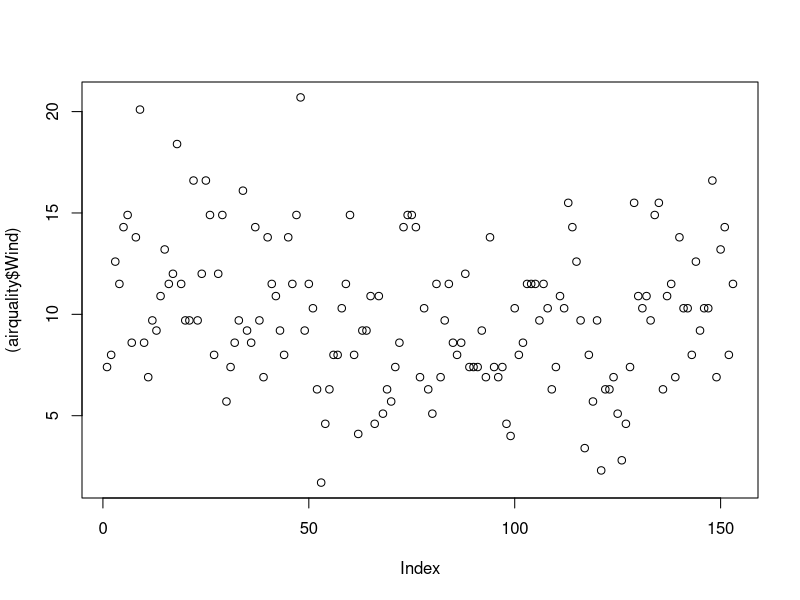
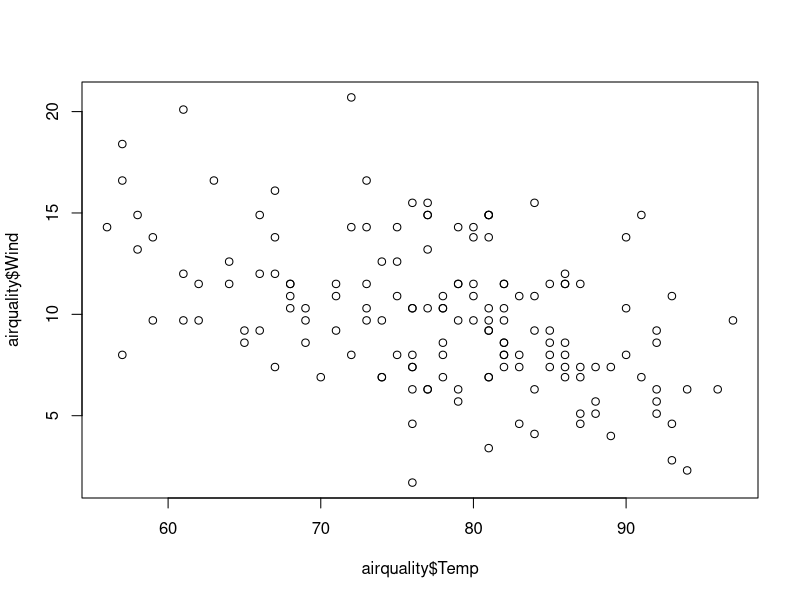
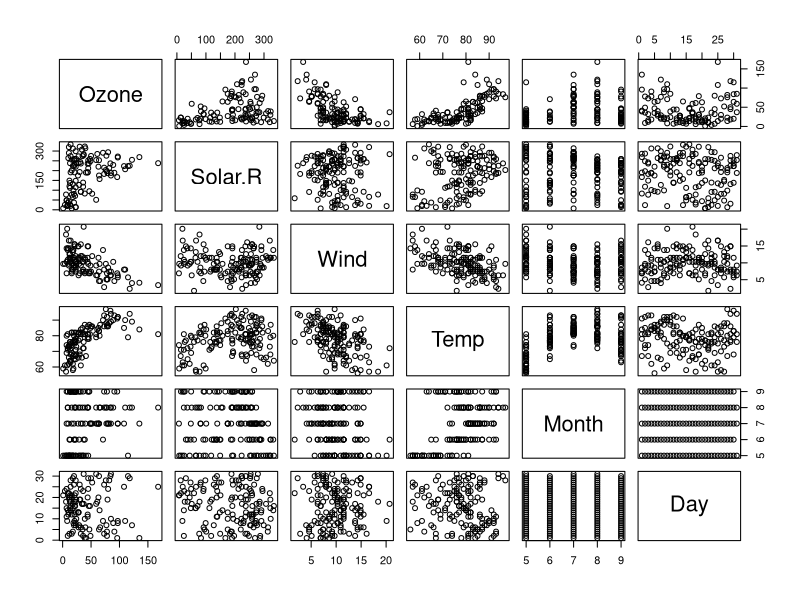
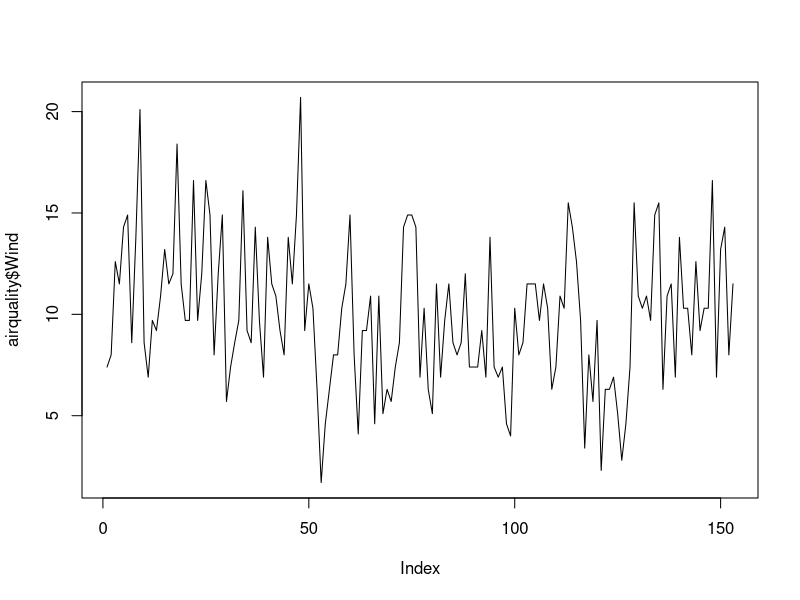
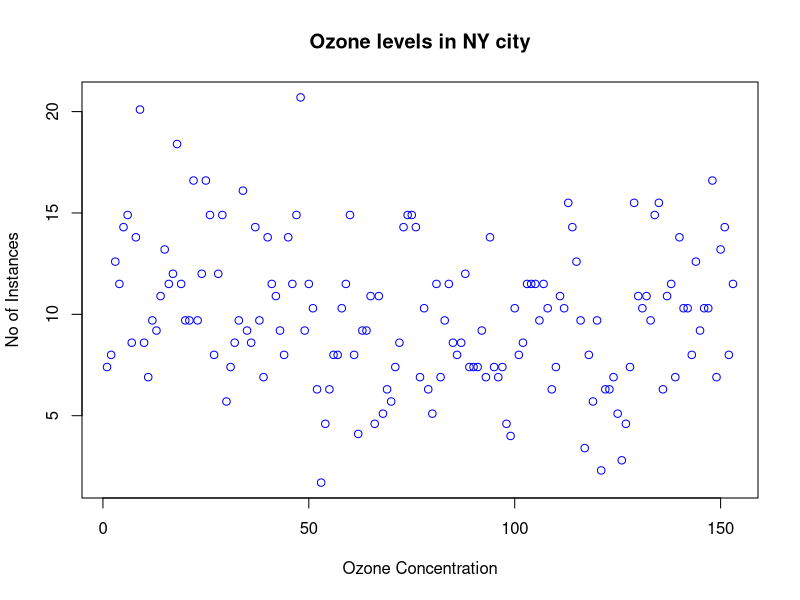
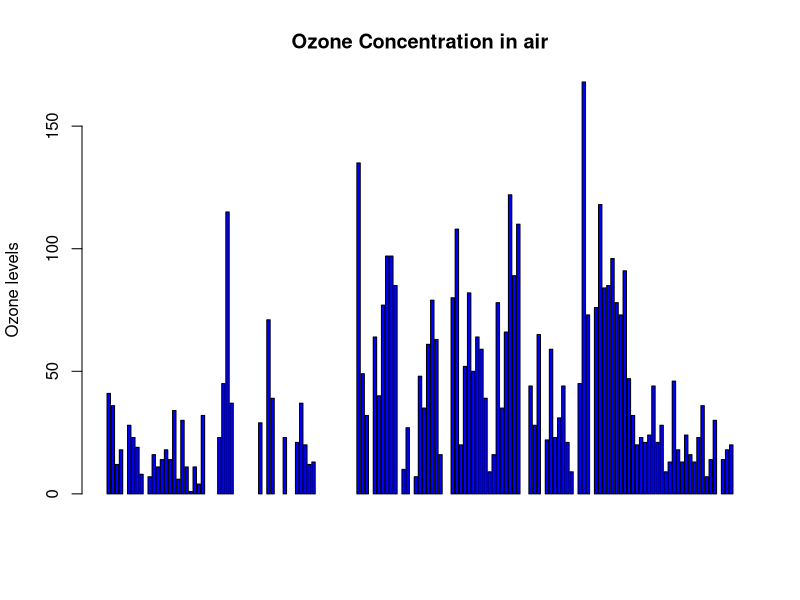
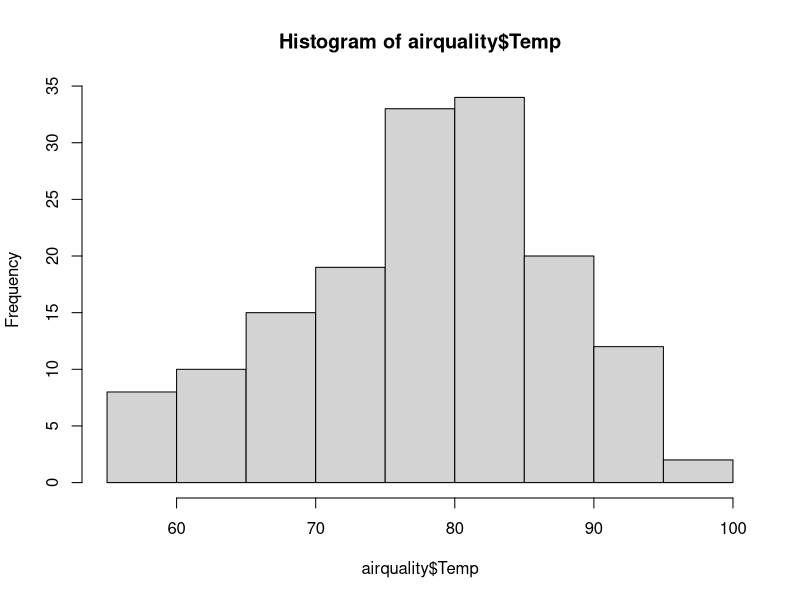
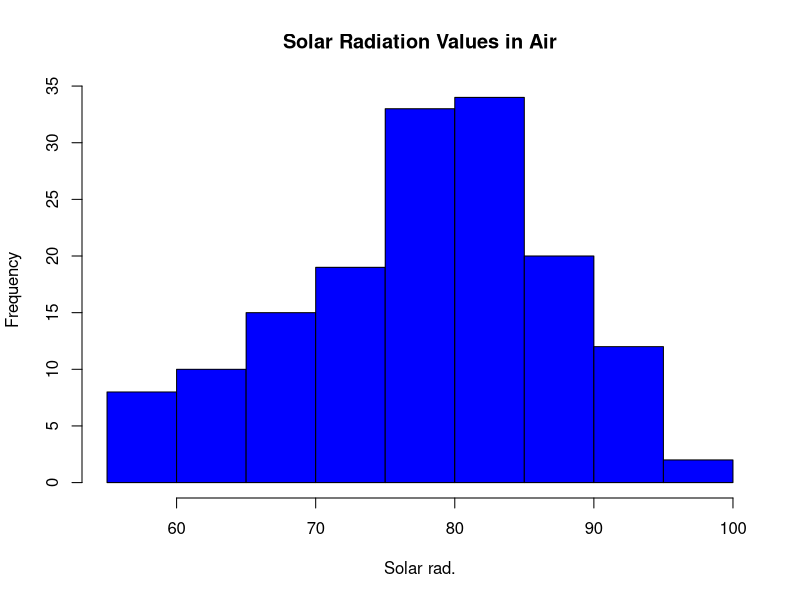

Write R code to recreate these figures, in order.


airquality <- datasets::airquality

###Top 10 rows and last 10 rows
head(airquality, 10)
tail(airquality, 10)



###(Slicing operation)Columns
airquality[, c(1, 2)]     

df <- airquality[, -6]    #Deletes the 6th column
df

airquality$Temp           #Accessing column values in the data


#Summary of the data

summary(airquality$Ozone)   #Summary of the column

summary(airquality)         #Summary for the whole data


###(Plot)Visualization
plot((airquality$Wind))

plot(airquality$Temp, airquality$Wind, type = "p")  #Gives Scatter Plot 
#Conclusion as temp goes up wind is going down 

plot(airquality)

#Points and lines
plot(airquality$Wind, type = "l")    #p:points, l:lines, b:both

plot(airquality$Wind, xlab = 'Ozone Concentration', 
     ylab = 'No of Instances', main = 'Ozone levels in NY city',
     col = 'blue')

###Horizontal bar plot
barplot(airquality$Ozone, main = 'Ozone Concentration in air',
        ylab = 'Ozone levels', col = 'blue', horiz = F, axes = T)


###Histogram
hist(airquality$Temp)
hist(airquality$Temp, main = 'Solar Radiation Values in Air',
     xlab = 'Solar rad.', col = 'blue')

###Single box plot
boxplot(airquality$Wind,main="Boxplot")
boxplot.stats(airquality$Wind)$out          #Gives the outlier values


### Multiple box plots
boxplot(airquality[,1:4],main='Multiple')


###margin of the grid(mar), 
###no of rows and columns(mfrow), 
###whether a border is to be included(bty) 
###and position of the 
###labels(las: 1 for horizontal, las: 0 for vertical)
###bty - box around the plot "n" stands for no boundary and "o" stands for boundary


par(mfrow=c(3,3),mar=c(2,5,2,1),  las=0, bty="o")
plot(airquality$Ozone)
plot(airquality$Ozone, airquality$Wind)
plot(airquality$Ozone, type= "l")
plot(airquality$Ozone, type= "l")
plot(airquality$Ozone, type= "l")
barplot(airquality$Ozone, main = 'Ozone Concenteration in air',
        xlab = 'ozone levels', col='green',horiz = TRUE)
hist(airquality$Solar.R)
boxplot(airquality$Solar.R)
boxplot(airquality[,0:4], main='Multiple Box plots')
